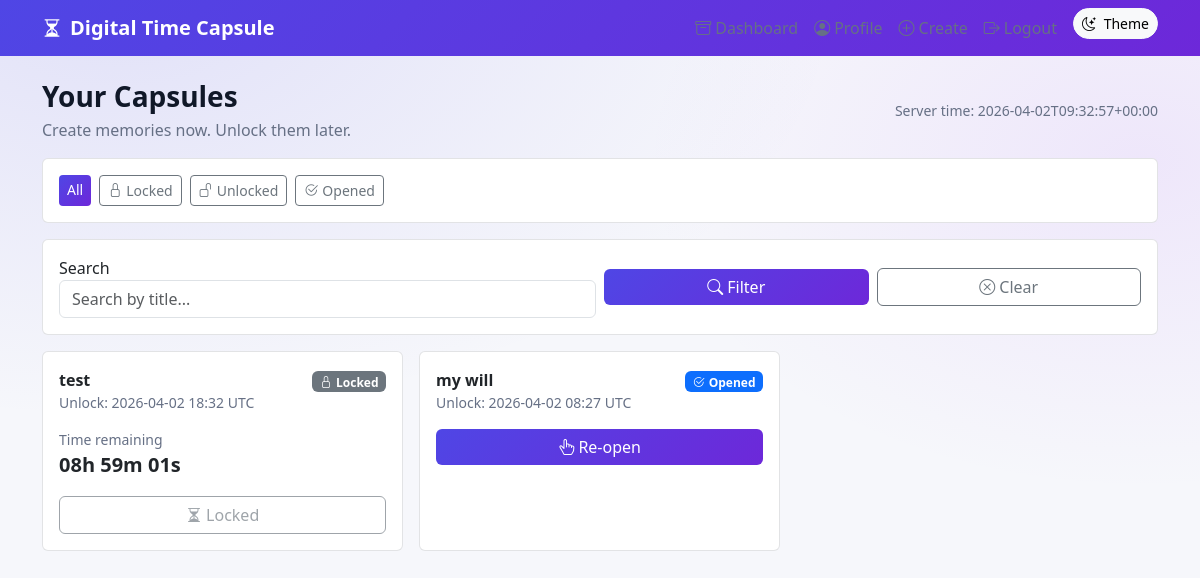
The app's page /dashboard (signed in) with its own data.
### app/models.py (models this page shows)
class Capsule(db.Model):
    __tablename__ = "capsules"
    id: Mapped[int] = mapped_column(primary_key=True)
    user_id: Mapped[int] = mapped_column(db.Integer, db.ForeignKey("users.id"), index=True, nullable=False)
    title: Mapped[str] = mapped_column(db.String(200), nullable=False)
    message: Mapped[str] = mapped_column(db.Text, nullable=False, default="")
    unlock_at_utc: Mapped[datetime] = mapped_column(db.DateTime(timezone=True), nullable=False)
    opened_at_utc: Mapped[datetime | None] = mapped_column(db.DateTime(timezone=True), nullable=True)
    created_at_utc: Mapped[datetime] = mapped_column(
        db.DateTime(timezone=True), nullable=False, default=utcnow
    )
    owner = relationship("User", back_populates="capsules")
    files = relationship("CapsuleFile", back_populates="capsule", cascade="all, delete-orphan")
    notifications = relationship(
        "Notification", back_populates="capsule", cascade="all, delete-orphan"
    )
    shares = relationship("CapsuleShareToken", back_populates="capsule", cascade="all, delete-orphan")
    __table_args__ = (
        CheckConstraint("unlock_at_utc IS NOT NULL", name="capsule_unlock_at_not_null"),
    )
    @staticmethod
    def _as_utc_aware(dt: datetime | None) -> datetime | None:
        if dt is None:
            return None
        if dt.tzinfo is None:
            return dt.replace(tzinfo=timezone.utc)
        return dt
    def status(self, now_utc: datetime | None = None) -> str:
        if now_utc is None:
            now_utc = utcnow()
        now_utc = self._as_utc_aware(now_utc)  # type: ignore[assignment]
        unlock_at = self._as_utc_aware(self.unlock_at_utc)
        if unlock_at is None:
            return "locked"
        if self.opened_at_utc is not None:
            return "opened"
        if unlock_at <= now_utc:
            return "unlocked"
        return "locked"

### app/routes/capsules.py (the view)
@bp.route("/dashboard")
@login_required
def dashboard():
    status_filter = request.args.get("status", "all")
    q_term = (request.args.get("q") or "").strip()
    now = _now_utc()
    q = Capsule.query.filter_by(user_id=current_user.id)
    if q_term:
        q = q.filter(Capsule.title.ilike(f"%{q_term}%"))
    capsules = q.order_by(Capsule.created_at_utc.desc()).all()
    def compute_status(c: Capsule) -> str:
        return c.status(now)
    filtered = []
    for c in capsules:
        st = compute_status(c)
        if status_filter == "all" or st == status_filter:
            filtered.append((c, st))
    return render_template("dashboard.html", capsules=filtered, status_filter=status_filter, now_utc=now)

### app/models.py (called while the page is built)
    @property
    def is_active(self):
        return not self.is_suspended

### app/routes/capsules.py (called while the page is built)
def _now_utc():
    return utcnow()

### app/utils/time_utils.py (called while the page is built)
def utcnow() -> datetime:
    return datetime.now(timezone.utc)

### templates/dashboard.html (shortened to what this page needs)
{% extends "base.html" %}
{% block content %}
<div class="d-flex align-items-center justify-content-between mb-3">
  <div>
    <h1 class="h3 fw-bold mb-1">Your Capsules</h1>
    <div class="muted">Create memories now. Unlock them later.</div>
  </div>
  <div class="text-end">
    <div class="muted small">Server time: {{ now_utc.isoformat() if now_utc else "" }}</div>
  </div>
</div>
<div class="card p-3 mb-3">
  <div class="d-flex gap-2 flex-wrap">
    <a class="btn btn-sm {{ 'btn-primary' if status_filter=='all' else 'btn-outline-secondary' }}" href="{{ url_for('capsules.dashboard', status='all') }}">All</a>
    <a class="btn btn-sm {{ 'btn-primary' if status_filter=='locked' else 'btn-outline-secondary' }}" href="{{ url_for('capsules.dashboard', status='locked') }}"><i class="bi bi-lock me-1"></i>Locked</a>
    <a class="btn btn-sm {{ 'btn-primary' if status_filter=='unlocked' else 'btn-outline-secondary' }}" href="{{ url_for('capsules.dashboard', status='unlocked') }}"><i class="bi bi-unlock me-1"></i>Unlocked</a>
    <a class="btn btn-sm {{ 'btn-primary' if status_filter=='opened' else 'btn-outline-secondary' }}" href="{{ url_for('capsules.dashboard', status='opened') }}"><i class="bi bi-check2-circle me-1"></i>Opened</a>
  </div>
</div>
<div class="card p-3 mb-3">
  <form method="get" action="{{ url_for('capsules.dashboard') }}" class="row g-2 align-items-center">
    <div class="col-12 col-md-6">
      <label class="form-label mb-0">Search</label>
      <input type="text" name="q" class="form-control" placeholder="Search by title..." value="{{ request.args.get('q','') }}">
    </div>
    <div class="col-12 col-md-3">
      <button class="btn btn-primary w-100" type="submit"><i class="bi bi-search me-1"></i>Filter</button>
    </div>
    <div class="col-12 col-md-3">
      <a class="btn btn-outline-secondary w-100" href="{{ url_for('capsules.dashboard', status=status_filter) }}"><i class="bi bi-x-circle me-1"></i>Clear</a>
    </div>
  </form>
</div>
<div class="row g-3">
  {% for capsule, status in capsules %}
    <div class="col-12 col-md-6 col-lg-4">
      <div class="card capsule-card p-3 h-100 fade-in">
        <div class="d-flex align-items-start justify-content-between">
          <div>
            <div class="fw-bold">{{ capsule.title }}</div>
            <div class="muted small">
              Unlock: {{ capsule.unlock_at_utc.strftime('%Y-%m-%d %H:%M') if capsule.unlock_at_utc else '' }} UTC
            </div>
          </div>
          <div class="ms-2">
            {% if status == 'locked' %}
              <span class="badge text-bg-secondary"><i class="bi bi-lock me-1"></i>Locked</span>
            {% elif status == 'unlocked' %}
              <span class="badge text-bg-success"><i class="bi bi-unlock me-1"></i>Unlocked</span>
            {% else %}
              <span class="badge text-bg-primary"><i class="bi bi-check2-circle me-1"></i>Opened</span>
            {% endif %}
          </div>
        </div>
        {% if status == 'locked' %}
          <div class="mt-3">
            <div class="muted small">Time remaining</div>
            <div class="fs-5 fw-bold"><span data-unlock-at-utc="{{ capsule.unlock_at_utc.isoformat() }}">--:--:--</span></div>
          </div>
        {% endif %}
        <div class="mt-3">
          {% if status == 'locked' %}
            <a class="btn btn-outline-secondary w-100 disabled" href="javascript:void(0)"><i class="bi bi-hourglass-split me-1"></i>Locked</a>
          {% else %}
            <a class="btn btn-primary w-100" href="{{ url_for('capsules.open_capsule', capsule_id=capsule.id) }}">
              <i class="bi bi-hand-index-thumb me-1"></i>{% if status == 'opened' %}Re-open{% else %}Open capsule{% endif %}
            </a>
          {% endif %}
        </div>
      </div>
    </div>
  {% endfor %}
</div>
{% endblock %}

### templates/base.html (style rules this page uses)
:root { --bg: #f6f7fb; --card: #ffffff; --text: #101828; --muted: #667085; --primary: #4f46e5; --primary-2: #6d28d9; --border: rgba(16, 24, 40, .12); }
body { background: radial-gradient(1200px 700px at 10% 0%, rgba(79, 70, 229, .12), transparent 60%), radial-gradient(900px 600px at 95% 20%, rgba(168, 85, 247, .10), transparent 55%), var(--bg); color: var(--text); min-height: 100vh; }
.card { background: var(--card); border-color: var(--border); }
.muted { color: var(--muted); }
.btn-primary { background: linear-gradient(135deg, var(--primary), var(--primary-2)); border: none; }
.capsule-card { transition: transform .15s ease, box-shadow .15s ease; }
.fade-in { animation: fadeIn .35s ease both; }

### records on screen
Capsule: title "test", unlock_at_utc "2026-04-02 18:32", shows "Locked"
Capsule: title "my will", unlock_at_utc "2026-04-02 08:27", shows "Opened", shows "Re-open"

### other values on screen
{{ now_utc.isoformat() if now_utc else "" }} "2026-04-02T09:32:57+00:00"
